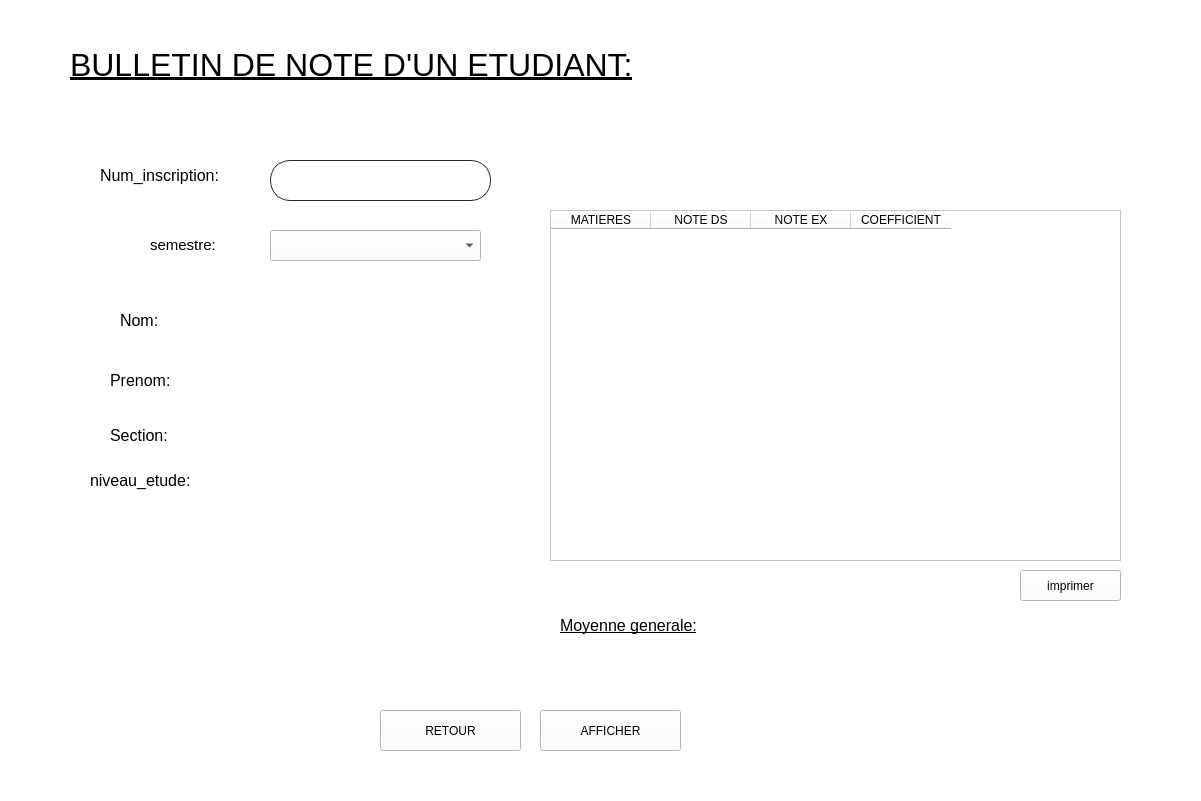
<?xml version="1.0" encoding="UTF-8"?>
<ui version="4.0">
 <class>Form</class>
 <widget class="QWidget" name="Form">
  <property name="geometry">
   <rect>
    <x>0</x>
    <y>0</y>
    <width>1201</width>
    <height>801</height>
   </rect>
  </property>
  <property name="windowTitle">
   <string>Form</string>
  </property>
  <property name="styleSheet">
   <string notr="true"> 
background-color: rgb(255, 255, 255);</string>
  </property>
  <widget class="QLabel" name="label">
   <property name="geometry">
    <rect>
     <x>70</x>
     <y>40</y>
     <width>721</width>
     <height>51</height>
    </rect>
   </property>
   <property name="styleSheet">
    <string notr="true">font: 18pt &quot;MS Shell Dlg 2&quot;;
 font: 75 20pt &quot;Rockwell&quot;;
color: rgb(0, 0, 0);
 </string>
   </property>
   <property name="text">
    <string>&lt;html&gt;&lt;head/&gt;&lt;body&gt;&lt;p&gt;&lt;span style=&quot; font-size:24pt; text-decoration: underline; color:#000000;&quot;&gt;BULLETIN DE NOTE D'UN ETUDIANT:&lt;/span&gt;&lt;/p&gt;&lt;/body&gt;&lt;/html&gt;</string>
   </property>
  </widget>
  <widget class="QLabel" name="label_2">
   <property name="geometry">
    <rect>
     <x>100</x>
     <y>160</y>
     <width>171</width>
     <height>31</height>
    </rect>
   </property>
   <property name="text">
    <string>&lt;html&gt;&lt;head/&gt;&lt;body&gt;&lt;p&gt;&lt;span style=&quot; font-size:12pt;&quot;&gt;Num_inscription:&lt;/span&gt;&lt;/p&gt;&lt;/body&gt;&lt;/html&gt;</string>
   </property>
  </widget>
  <widget class="QLineEdit" name="num_inscription">
   <property name="geometry">
    <rect>
     <x>270</x>
     <y>160</y>
     <width>221</width>
     <height>41</height>
    </rect>
   </property>
   <property name="styleSheet">
    <string notr="true">QLineEdit {
border: 1px solid rgb(37,39,48);
border-radius: 20px;
padding-left:20px;
padding-right:20px;
}
QLineEdit:hover{
	border: 2px solid rgb(222, 221, 218)
}
QLineEdit:focus{
	border: 2px solid rgb(154, 208, 236)
}</string>
   </property>
  </widget>
  <widget class="QLabel" name="num">
   <property name="geometry">
    <rect>
     <x>300</x>
     <y>210</y>
     <width>151</width>
     <height>16</height>
    </rect>
   </property>
   <property name="text">
    <string/>
   </property>
  </widget>
  <widget class="QTableWidget" name="tableWidget">
   <property name="geometry">
    <rect>
     <x>550</x>
     <y>210</y>
     <width>571</width>
     <height>351</height>
    </rect>
   </property>
   <column>
    <property name="text">
     <string>MATIERES</string>
    </property>
   </column>
   <column>
    <property name="text">
     <string>NOTE DS</string>
    </property>
   </column>
   <column>
    <property name="text">
     <string>NOTE EX</string>
    </property>
   </column>
   <column>
    <property name="text">
     <string>COEFFICIENT</string>
    </property>
   </column>
  </widget>
  <widget class="QLabel" name="label_3">
   <property name="geometry">
    <rect>
     <x>560</x>
     <y>610</y>
     <width>181</width>
     <height>31</height>
    </rect>
   </property>
   <property name="text">
    <string>&lt;html&gt;&lt;head/&gt;&lt;body&gt;&lt;p&gt;&lt;span style=&quot; font-size:12pt; text-decoration: underline;&quot;&gt;Moyenne generale:&lt;/span&gt;&lt;/p&gt;&lt;/body&gt;&lt;/html&gt;</string>
   </property>
  </widget>
  <widget class="QLabel" name="moyenne">
   <property name="geometry">
    <rect>
     <x>750</x>
     <y>610</y>
     <width>131</width>
     <height>21</height>
    </rect>
   </property>
   <property name="text">
    <string/>
   </property>
  </widget>
  <widget class="QPushButton" name="ok">
   <property name="geometry">
    <rect>
     <x>380</x>
     <y>710</y>
     <width>141</width>
     <height>41</height>
    </rect>
   </property>
   <property name="styleSheet">
    <string notr="true">font: 12pt &quot;MS Shell Dlg 2&quot;;</string>
   </property>
   <property name="text">
    <string>RETOUR</string>
   </property>
  </widget>
  <widget class="QPushButton" name="afficher">
   <property name="geometry">
    <rect>
     <x>540</x>
     <y>710</y>
     <width>141</width>
     <height>41</height>
    </rect>
   </property>
   <property name="styleSheet">
    <string notr="true">font: 12pt &quot;MS Shell Dlg 2&quot;;</string>
   </property>
   <property name="text">
    <string>AFFICHER</string>
   </property>
  </widget>
  <widget class="QLabel" name="a">
   <property name="geometry">
    <rect>
     <x>750</x>
     <y>650</y>
     <width>171</width>
     <height>16</height>
    </rect>
   </property>
   <property name="text">
    <string>&lt;html&gt;&lt;head/&gt;&lt;body&gt;&lt;p/&gt;&lt;/body&gt;&lt;/html&gt;</string>
   </property>
  </widget>
  <widget class="QPushButton" name="imprimer">
   <property name="geometry">
    <rect>
     <x>1020</x>
     <y>570</y>
     <width>101</width>
     <height>31</height>
    </rect>
   </property>
   <property name="styleSheet">
    <string notr="true">font: 12pt &quot;MS Shell Dlg 2&quot;;</string>
   </property>
   <property name="text">
    <string>imprimer</string>
   </property>
  </widget>
  <widget class="QLabel" name="label_4">
   <property name="geometry">
    <rect>
     <x>120</x>
     <y>310</y>
     <width>81</width>
     <height>21</height>
    </rect>
   </property>
   <property name="text">
    <string>&lt;html&gt;&lt;head/&gt;&lt;body&gt;&lt;p&gt;&lt;span style=&quot; font-size:12pt;&quot;&gt;Nom:&lt;/span&gt;&lt;/p&gt;&lt;/body&gt;&lt;/html&gt;</string>
   </property>
  </widget>
  <widget class="QLabel" name="label_6">
   <property name="geometry">
    <rect>
     <x>110</x>
     <y>360</y>
     <width>91</width>
     <height>41</height>
    </rect>
   </property>
   <property name="text">
    <string>&lt;html&gt;&lt;head/&gt;&lt;body&gt;&lt;p&gt;&lt;span style=&quot; font-size:12pt;&quot;&gt;Prenom:&lt;/span&gt;&lt;/p&gt;&lt;/body&gt;&lt;/html&gt;</string>
   </property>
  </widget>
  <widget class="QLabel" name="label_7">
   <property name="geometry">
    <rect>
     <x>110</x>
     <y>420</y>
     <width>91</width>
     <height>31</height>
    </rect>
   </property>
   <property name="text">
    <string>&lt;html&gt;&lt;head/&gt;&lt;body&gt;&lt;p&gt;&lt;span style=&quot; font-size:12pt;&quot;&gt;Section:&lt;/span&gt;&lt;/p&gt;&lt;/body&gt;&lt;/html&gt;</string>
   </property>
  </widget>
  <widget class="QLabel" name="label_8">
   <property name="geometry">
    <rect>
     <x>90</x>
     <y>460</y>
     <width>161</width>
     <height>41</height>
    </rect>
   </property>
   <property name="text">
    <string>&lt;html&gt;&lt;head/&gt;&lt;body&gt;&lt;p&gt;&lt;span style=&quot; font-size:12pt;&quot;&gt;niveau_etude:&lt;/span&gt;&lt;/p&gt;&lt;/body&gt;&lt;/html&gt;</string>
   </property>
  </widget>
  <widget class="QLabel" name="nom">
   <property name="geometry">
    <rect>
     <x>180</x>
     <y>310</y>
     <width>141</width>
     <height>21</height>
    </rect>
   </property>
   <property name="text">
    <string/>
   </property>
  </widget>
  <widget class="QLabel" name="prenom">
   <property name="geometry">
    <rect>
     <x>190</x>
     <y>370</y>
     <width>151</width>
     <height>21</height>
    </rect>
   </property>
   <property name="text">
    <string/>
   </property>
  </widget>
  <widget class="QLabel" name="section">
   <property name="geometry">
    <rect>
     <x>200</x>
     <y>420</y>
     <width>121</width>
     <height>31</height>
    </rect>
   </property>
   <property name="text">
    <string/>
   </property>
  </widget>
  <widget class="QLabel" name="niveau">
   <property name="geometry">
    <rect>
     <x>230</x>
     <y>470</y>
     <width>121</width>
     <height>21</height>
    </rect>
   </property>
   <property name="text">
    <string/>
   </property>
  </widget>
  <widget class="QLabel" name="label_9">
   <property name="geometry">
    <rect>
     <x>150</x>
     <y>230</y>
     <width>81</width>
     <height>31</height>
    </rect>
   </property>
   <property name="text">
    <string>&lt;html&gt;&lt;head/&gt;&lt;body&gt;&lt;p&gt;&lt;span style=&quot; font-size:11pt; color:#000000;&quot;&gt;semestre:&lt;/span&gt;&lt;/p&gt;&lt;/body&gt;&lt;/html&gt;</string>
   </property>
  </widget>
  <widget class="QComboBox" name="semestre">
   <property name="geometry">
    <rect>
     <x>270</x>
     <y>230</y>
     <width>211</width>
     <height>31</height>
    </rect>
   </property>
   <property name="styleSheet">
    <string notr="true"/>
   </property>
   <item>
    <property name="text">
     <string/>
    </property>
   </item>
   <item>
    <property name="text">
     <string>1</string>
    </property>
   </item>
   <item>
    <property name="text">
     <string>2</string>
    </property>
   </item>
  </widget>
  <widget class="QLabel" name="label_10">
   <property name="geometry">
    <rect>
     <x>1060</x>
     <y>20</y>
     <width>121</width>
     <height>131</height>
    </rect>
   </property>
   <property name="text">
    <string/>
   </property>
   <property name="pixmap">
    <pixmap>output-onlinepngtools.png</pixmap>
   </property>
   <property name="scaledContents">
    <bool>true</bool>
   </property>
  </widget>
 </widget>
 <resources/>
 <connections/>
</ui>
